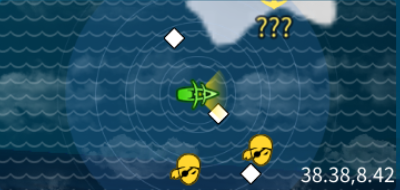
#> input picture data/reference/pca_corruption_cases/tick_0034.png, 400 x 190 px
$ python -i extract_ship_sprites.py   (imports and definitions only)
#> lines starting #> are read from the running program, lines starting #| are printed output that depends on the picture; after the words box and inside, x2 and y2 are one past the last pixel; in counts of white or black regions, pixels touching at a corner belong together
"""Extract clean ship sprites from gold-labeled ticks.

Reads the per-session `labels.jsonl` files written by
`tools/mine_heading_labels.py` and pulls the `gold` ticks (both
detectors agree within 5°).  For each, isolates the ship's
green-pixel sprite, crops a fixed window around the centroid, and
saves:

  - data/heading_sprites/sprite_<id>.png        — 80×80 RGB crop
  - data/heading_sprites/sprite_<id>_mask.png   — 80×80 binary mask
  - data/heading_sprites/manifest.jsonl         — per-sprite metadata

Quality filters applied:
  - ≥ 30 green pixels (visible ship)
  - largest connected component covers ≥ 70% of green pixels
    (compact sprite, not split by partial occlusion)
  - centroid ≥ HALF_CROP px from minimap edge (full crop fits)

These sprites are the rotation source for the synthesis pipeline:
take a sprite, rotate to an arbitrary angle, composite over a
sampled background, optionally apply occlusion → labeled training
example.

Usage
─────
  python -m tools.extract_ship_sprites
  python -m tools.extract_ship_sprites --max-per-session 200
"""
from __future__ import annotations

import argparse
import json
import sys
from pathlib import Path
from typing import Optional

import numpy as np
from PIL import Image

REPO = Path(__file__).resolve().parent.parent
if str(REPO) not in sys.path:
    sys.path.insert(0, str(REPO))


CROP_SIZE = 80
HALF_CROP = CROP_SIZE // 2

MIN_GREEN_PIXELS = 30
MIN_LARGEST_COMPONENT_FRAC = 0.70

# When the ship isn't moving, every gold tick is essentially the same
# frame with the same label — mining 60 identical sprites biases the
# CNN toward that specific pose.  Keep at most this many sprites per
# run of consecutive stationary gold ticks.  A "stationary" tick is
# one where the miner's motion bearing was rejected as no_motion or
# low_speed (defined in tools/mine_heading_labels.py).
MAX_PER_STATIONARY_RUN = 2
_STATIONARY_REASONS = {"no_motion", "low_speed"}


def _green_mask(rgb: np.ndarray) -> np.ndarray:
    R, G, B = (rgb[..., c].astype(np.int16) for c in range(3))
    return (G > 140) & (G - R > 30) & (G - B > 30)


# [30 lines left out: functions _yellow_mask, _ship_only_mask, not called in this run]


def _largest_component_frac(mask: np.ndarray) -> tuple[float, np.ndarray]:
    """Return (largest_component_fraction, largest_component_mask).

    Two-pass flood-fill via scipy if available, else simple BFS.
    """
    from scipy.ndimage import label as cc_label
    lab, n = cc_label(mask)
    if n == 0:
        return 0.0, mask
    sizes = np.bincount(lab.ravel())[1:]
    biggest = int(np.argmax(sizes)) + 1
    big_mask = (lab == biggest)
    return float(big_mask.sum()) / float(mask.sum()), big_mask


def extract_sprite(frame_path: Path, keep_yellow: bool = False
                   ) -> Optional[dict]:
    """Returns dict with crop, mask, centroid or None if filters reject."""
#> called with keep_yellow = False
    img = Image.open(frame_path).convert("RGB")
#> img is the input picture: PIL image 400x190 RGB; mean R, G, B 39.2, 79.8, 99.5
    rgb = np.asarray(img)
    H, W, _ = rgb.shape
#> H = 190; W = 400

    mask = _green_mask(rgb)
#> in _green_mask, `R, G, B = (rgb[..., c].astype(np.int16) for c in range(3))`:
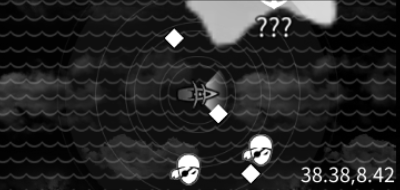
#> R: shape (190, 400) int16; min 0, max 255, mean 39.2
#> in _green_mask, `R, G, B = (rgb[..., c].astype(np.int16) for c in range(3))`:
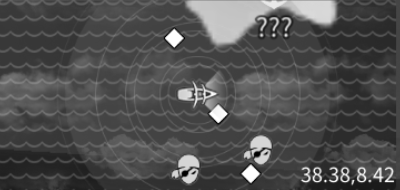
#> G: shape (190, 400) int16; min 0, max 255, mean 79.8
#> in _green_mask, `R, G, B = (rgb[..., c].astype(np.int16) for c in range(3))`:
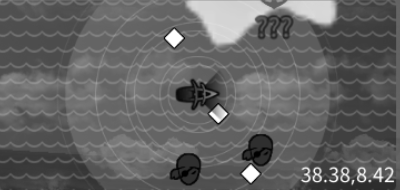
#> B: shape (190, 400) int16; min 0, max 255, mean 99.5
#> in _green_mask, `return (G > 140) & (G - R > 30) & (G - B > 30)`:
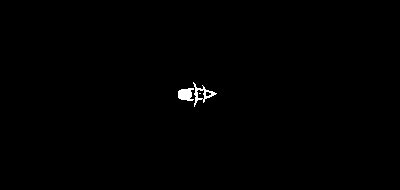
#> returned value: shape (190, 400) bool; 0.42% white; 3 white regions (1 under 20 px), largest, box (x1, y1, x2, y2) and area: (193, 82, 217, 107) 159, (178, 88, 194, 101) 157
    n_green = int(mask.sum())
#> n_green = 318
    if n_green < MIN_GREEN_PIXELS:
        return None

    largest_frac, big_mask = _largest_component_frac(mask)
#> in _largest_component_frac, `lab, n = cc_label(mask)`: lab: shape (190, 400) int32; 5 distinct labels, from 0 to 4
#> in _largest_component_frac, `lab, n = cc_label(mask)`: n = 4
#> in _largest_component_frac, `sizes = np.bincount(lab.ravel())[1:]`: sizes = [158, 1, 157, 2]
#> in _largest_component_frac, `biggest = int(np.argmax(sizes)) + 1`: biggest = 1
#> in _largest_component_frac, `big_mask = (lab == biggest)`:
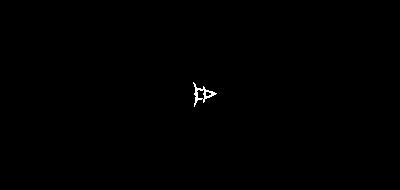
#> big_mask: shape (190, 400) bool; 0.21% white in thin lines or dots, all inside (x1, y1, x2, y2) = (193, 82, 217, 107)
#> largest_frac = 0.497
    if largest_frac < MIN_LARGEST_COMPONENT_FRAC:
        return None

    # Centroid of the largest component (ignore noise pixels).
    ys, xs = np.where(big_mask)
    cy, cx = float(ys.mean()), float(xs.mean())

    # Ensure full crop fits inside the minimap.
    if (cy < HALF_CROP or cy > H - HALF_CROP
            or cx < HALF_CROP or cx > W - HALF_CROP):
        return None

    y0, y1 = int(round(cy)) - HALF_CROP, int(round(cy)) + HALF_CROP
    x0, x1 = int(round(cx)) - HALF_CROP, int(round(cx)) + HALF_CROP
    crop_rgb = rgb[y0:y1, x0:x1]
    crop_mask = big_mask[y0:y1, x0:x1]

    # Ship-only alpha mask: green hull + small outline halo, with
    # yellow sonar/NPC pixels stripped.
    ship_only_full = _ship_only_mask(rgb, big_mask, keep_yellow=keep_yellow)
    ship_only_crop = ship_only_full[y0:y1, x0:x1]

    return {
        "crop_rgb": crop_rgb,
        "crop_mask": crop_mask,
        "ship_alpha": ship_only_crop,
        "centroid_y": cy,
        "centroid_x": cx,
        "n_green": n_green,
        "largest_component_frac": largest_frac,
    }


# [121 lines left out: function main, not called in this run]


# [2 lines not run here, left out]

>>> result = extract_sprite('../data/reference/pca_corruption_cases/tick_0034.png')

$ run again, on data/reference/pca_corruption_cases/tick_0084.png
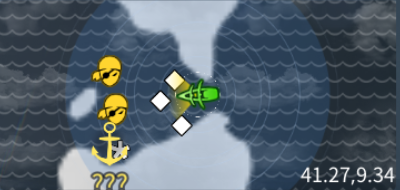
#> input picture data/reference/pca_corruption_cases/tick_0084.png, 400 x 190 px
#> in extract_sprite, img is the input picture: PIL image 400x190 RGB; mean R, G, B 85.7, 99.3, 109.4
#> in _green_mask, `return (G > 140) & (G - R > 30) & (G - B > 30)`:
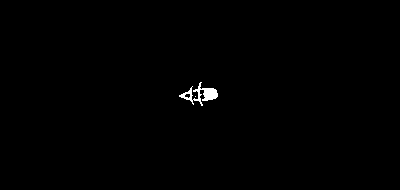
#> returned value: shape (190, 400) bool; 0.44% white; 2 white regions (1 under 20 px), largest, box (x1, y1, x2, y2) and area: (179, 82, 218, 106) 330
#> n_green = 331
#> lab: shape (190, 400) int32; 5 distinct labels, from 0 to 4
#> n = 4
#> sizes = [244, 1, 85, 1]
#> biggest = 1
#> big_mask: shape (190, 400) bool; 0.32% white; 1 white region, box (x1, y1, x2, y2) and area: (193, 82, 218, 106) 244
#> largest_frac = 0.737
#> ys = 244 values from 82 to 105; xs = 244 values, max 217 at index 119, min 193 at index 49, mean 205.7
#> cy = 93.66; cx = 205.7
#> y0 = 54; y1 = 134
#> x0 = 166; x1 = 246
#> crop_mask: shape (80, 80) bool; 3.8% white; 1 white region, box (x1, y1, x2, y2) and area: (27, 28, 52, 52) 244
#> ship_region: shape (190, 400) bool; 0.61% white; 1 white region, box (x1, y1, x2, y2) and area: (191, 80, 220, 108) 462
#> in extract_sprite, `ship_only_crop = ship_only_full[y0:y1, x0:x1]`:
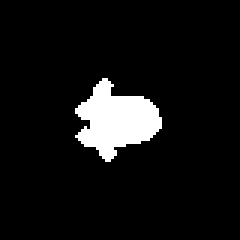
#> ship_only_crop: shape (80, 80) bool (shown 3 times larger); 7.2% white; 1 white region, box (x1, y1, x2, y2) and area: (25, 26, 54, 54) 462
#> result = 7 items
